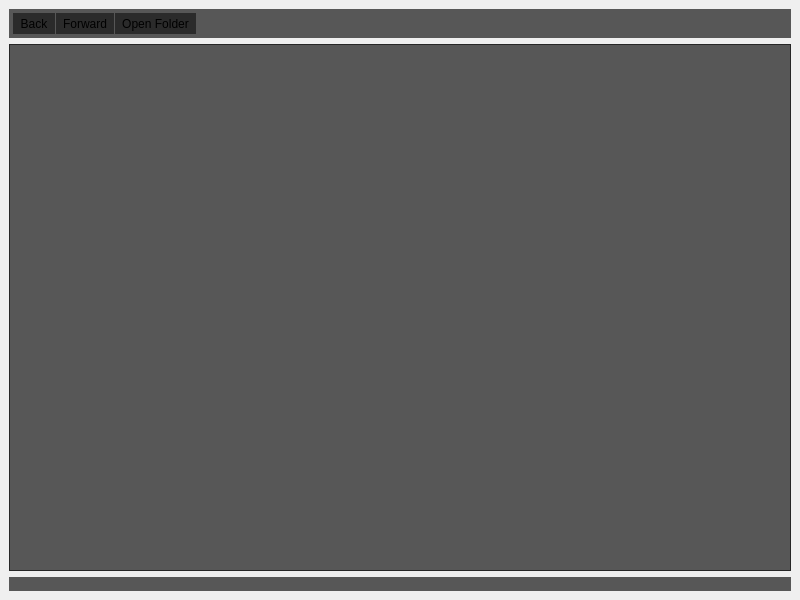
<?xml version="1.0" encoding="UTF-8"?>
<ui version="4.0">
 <class>MainWindow</class>
 <widget class="QMainWindow" name="MainWindow">
  <property name="geometry">
   <rect>
    <x>0</x>
    <y>0</y>
    <width>800</width>
    <height>600</height>
   </rect>
  </property>
  <property name="windowTitle">
   <string>MainWindow</string>
  </property>
  <widget class="QWidget" name="centralwidget">
   <layout class="QVBoxLayout" name="verticalLayout">
    <item>
     <widget class="QToolBar" name="toolBar">
      <property name="styleSheet">
       <string notr="true">background-color: rgba(24, 24, 24, 180);</string>
      </property>
      <attribute name="toolBarArea">
       <enum>TopToolBarArea</enum>
      </attribute>
      <attribute name="toolBarBreak">
       <bool>false</bool>
      </attribute>
      <property name="movable">
       <bool>false</bool>
      </property>
      <property name="floatable">
       <bool>false</bool>
      </property>
      <addaction name="actionBack"/>
      <addaction name="actionForward"/>
      <addaction name="actionOpen_Folder"/>
     </widget>
    </item>
    <item>
     <widget class="QScrollArea" name="scrollArea">
      <property name="styleSheet">
       <string notr="true">background-color: rgba(24, 24, 24, 180);</string>
      </property>
      <property name="widgetResizable">
       <bool>true</bool>
      </property>
     </widget>
    </item>
    <item>
     <widget class="QLabel" name="pathLabel">
      <property name="styleSheet">
       <string notr="true">background-color: rgba(24, 24, 24, 180);</string>
      </property>
      <property name="text">
       <string/>
      </property>
      <property name="alignment">
       <set>Qt::AlignCenter</set>
      </property>
     </widget>
    </item>
   </layout>
  </widget>
  <action name="actionOpen_Folder">
   <property name="text">
    <string>Open Folder</string>
   </property>
  </action>
  <action name="actionBack">
   <property name="text">
    <string>Back</string>
   </property>
   <property name="icon">
    <iconset>
     <normaloff>back.png</normaloff>back.png</iconset>
   </property>
  </action>
  <action name="actionForward">
   <property name="text">
    <string>Forward</string>
   </property>
   <property name="icon">
    <iconset>
     <normaloff>forward.png</normaloff>forward.png</iconset>
   </property>
  </action>
 </widget>
 <resources/>
 <connections>
  <connect>
   <sender>actionOpen_Folder</sender>
   <signal>triggered(bool)</signal>
   <receiver>MainWindow</receiver>
   <slot>on_fileButton_clicked()</slot>
   <hints>
    <hint type="sourcelabel">
     <x>713</x>
     <y>27</y>
    </hint>
    <hint type="destinationlabel">
     <x>354</x>
     <y>66</y>
    </hint>
   </hints>
  </connect>
  <connect>
   <sender>actionBack</sender>
   <signal>triggered(bool)</signal>
   <receiver>MainWindow</receiver>
   <slot>on_backButton_clicked()</slot>
   <hints>
    <hint type="sourcelabel">
     <x>166</x>
     <y>29</y>
    </hint>
    <hint type="destinationlabel">
     <x>356</x>
     <y>68</y>
    </hint>
   </hints>
  </connect>
  <connect>
   <sender>actionForward</sender>
   <signal>triggered(bool)</signal>
   <receiver>MainWindow</receiver>
   <slot>on_forwardButton_clicked()</slot>
   <hints>
    <hint type="sourcelabel">
     <x>321</x>
     <y>27</y>
    </hint>
    <hint type="destinationlabel">
     <x>355</x>
     <y>67</y>
    </hint>
   </hints>
  </connect>
 </connections>
</ui>
